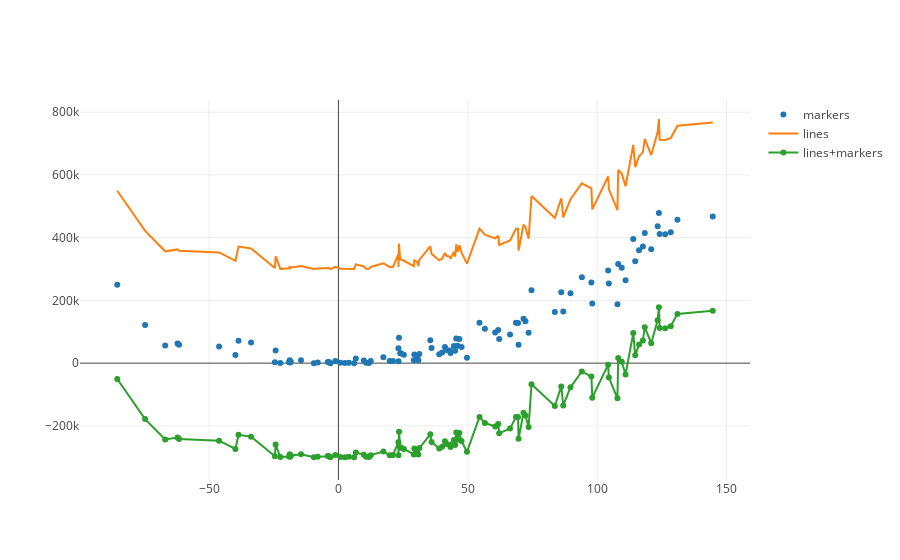

Notebook source saved alongside this figure:
### Code cell
sorted_X, sorted_Y = zip(*sorted(zip(X, Y)))
Y_1 = np.array(sorted_Y) + 3e5
Y_2 = np.array(sorted_Y) - 3e5

trace0 = go.Scatter(
    x=sorted_X,
    y=sorted_Y,
    mode='markers',
    name='markers'
)

trace1 = go.Scatter(
    x=sorted_X,
    y=Y_1,
    mode='lines',
    name='lines'
)

trace2 = go.Scatter(
    x=sorted_X,
    y=Y_2,
    mode='lines+markers',
    name='lines+markers'
)

data = [trace0, trace1, trace2]

py.offline.iplot(data)
